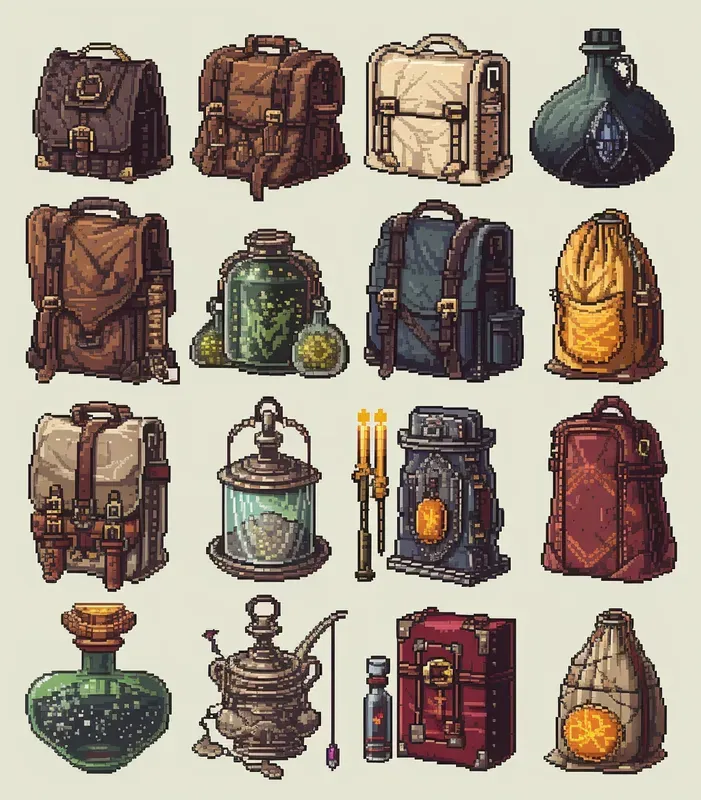
#> input picture sprites/1706152381653n_800x800.webp, 701 x 800 px; its folder holds only this picture in this run
$ python -i spritechange.py   (imports and definitions only)
#> lines starting #> are read from the running program, lines starting #| are printed output that depends on the picture
import os
import random
from PIL import Image
import numpy as np

_BASE = os.path.dirname(os.path.abspath(__file__))
INPUT_FOLDER = os.path.join(_BASE, "input_sprites")
OUTPUT_FOLDER = os.path.join(_BASE, "output_sprites")
VARIANTS_PER_SPRITE = 12
SPRITE_SIZE = (40, 40)

# [1 line not run here, left out]


# ---------- Utility Functions ----------

def crop_to_content(img):
    bbox = img.getbbox()
    if bbox:
        img = img.crop(bbox)
    return img

def load_sprite(path):
#> called with path = '1706152381653n_800x800.webp'
    img = Image.open(path).convert("RGBA")
    img = crop_to_content(img)
#> in crop_to_content, `bbox = img.getbbox()`: bbox = (0, 0, 701, 800)

    if img.size != SPRITE_SIZE:
        img = img.resize(SPRITE_SIZE, Image.NEAREST)
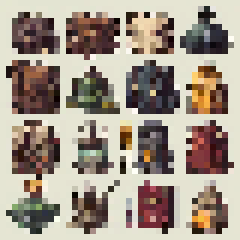
#> img: PIL image 40x40 RGBA (shown 6 times larger); mean R, G, B, A 162.2, 150.3, 136.8, 255

    return img


def save_sprite(img, base_name, variant_id):
    name = f"{base_name}_var{variant_id}.png"
    img.save(os.path.join(OUTPUT_FOLDER, name))


# [72 lines left out: functions get_palette_pixels, color_shift, swap_palette, add_noise, add_stripes, add_dots and 1 more, not called in this run]


# ---------- Mutation Pipeline ----------

MUTATIONS = [
    color_shift,
    swap_palette,
    add_noise,
    add_stripes,
    add_dots,
    partial_mirror,
]


# [27 lines left out: functions mutate_sprite, process_all, not called in this run]


# [2 lines not run here, left out]

>>> result = load_sprite('1706152381653n_800x800.webp')
